Frame 1 (no input): blank canvas, image omitted
Frame 60 (no input): blank canvas, image omitted
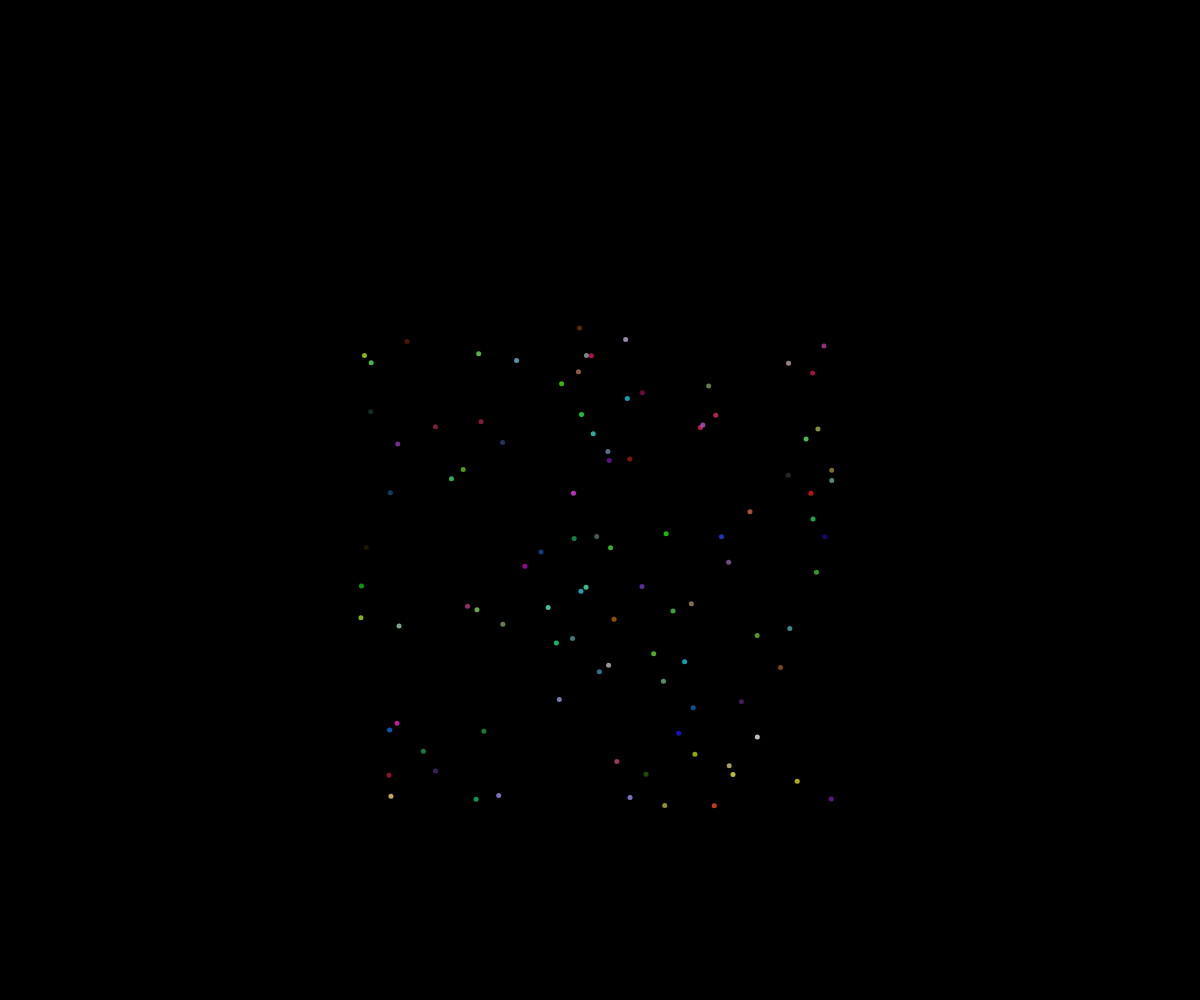
Frame 120 (the mouse pressed at the canvas centre since frame 60)

The p5.js sketch whose frames 1 and 60 were blank and that drew this single picture after the mouse press (run headless with seeded random() and noise() and a simulated clock; from frame 60 on, the mouse is pressed at the canvas centre):

// p5.js sketch
// ── sketch.js
// Project Title
// Your Name
// Date
//
// Extra for Experts:
// - describe what you did to take this project "above and beyond"


class Spark {

  constructor(x, y, dx, dy, r, g, b) {
    this.x = x;
    this.y = y;
    this.dx = dx;
    this.dy = dy;
    this.r = r;
    this.g = g;
    this.b = b;
    this.size = 5;
    this.gravity = 0.8;
    this.alpha = 255;
  }

  display() {
    noStroke();
    fill(this.r, this. g, this.b, this.alpha);
    circle(this.x, this.y, this.size);
  }

  update() {
    this.x += this.dx;
    this.y += this.dy;
    this.y += this.gravity;
    this.gravity += 0.01;
    this.alpha --;
  }

  isDead() {
    return this.alpha <= 0;
  }
}


let fireworks = [];
let colorOptions = ["red", "green", "blue", "orange", "purple"];


function setup() {

  createCanvas(windowWidth, windowHeight);
}


function draw() {

  background("black");
  for (let i = fireworks.length-1; i >= 0; i--) {
    fireworks[i].update();
    fireworks[i].display();

    if (fireworks[i].isDead()) {
      fireworks.splice(i, 1);
    }
  }
}


function spawnSpark() {

  let dx = random(-4, 4);
  let dy = random(-4, 4);
  let r = random(255);
  let g = random(255);
  let b = random(255);
  let thisSpark = new Spark(mouseX, mouseY, dx, dy, r, g, b);
  fireworks.push(thisSpark);
}

function mousePressed() {

  for (let i = 0; i < 100; i++) {
    spawnSpark();
  }
}
